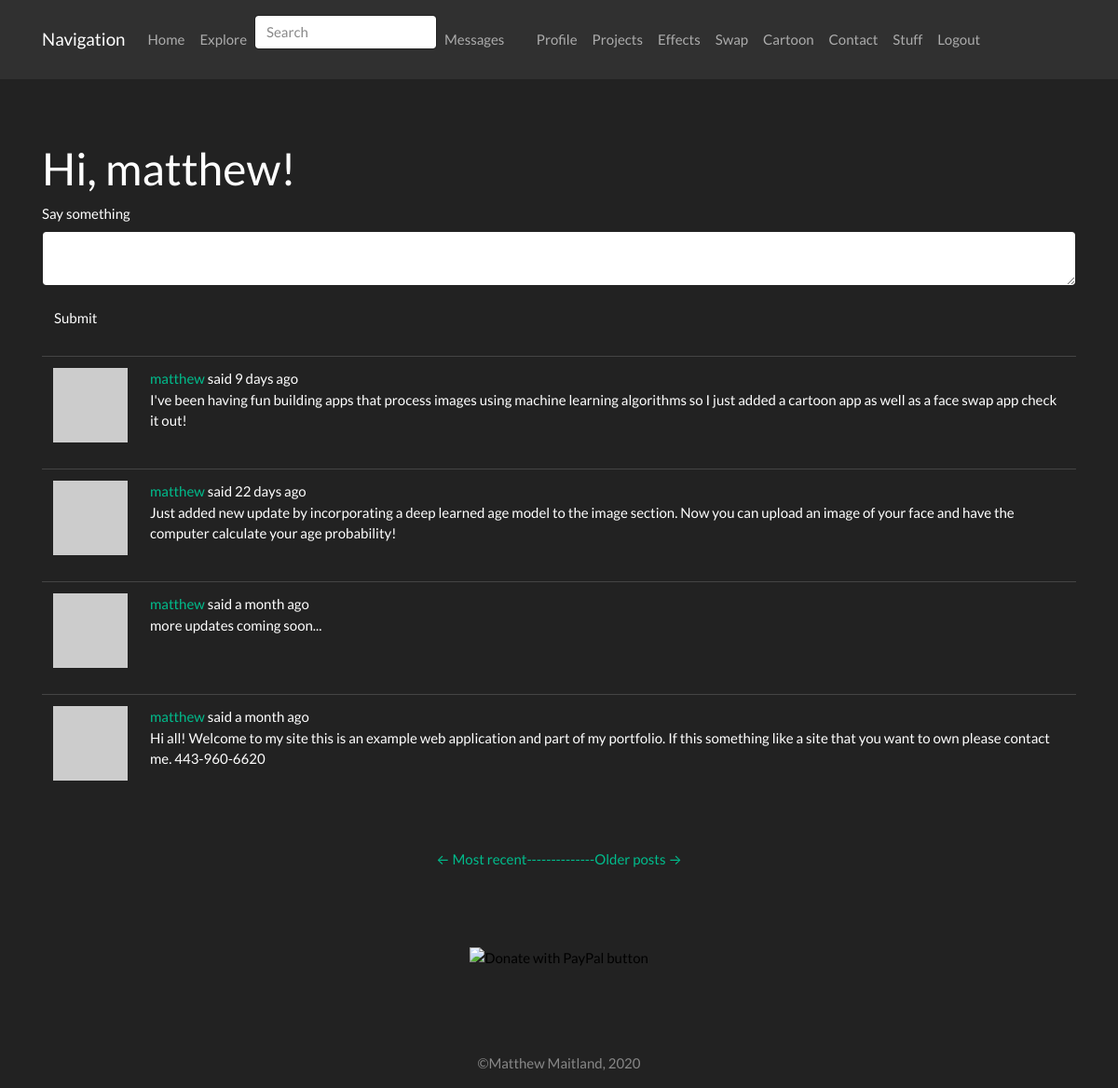
The page /index (signed in) on the database as committed earlier.
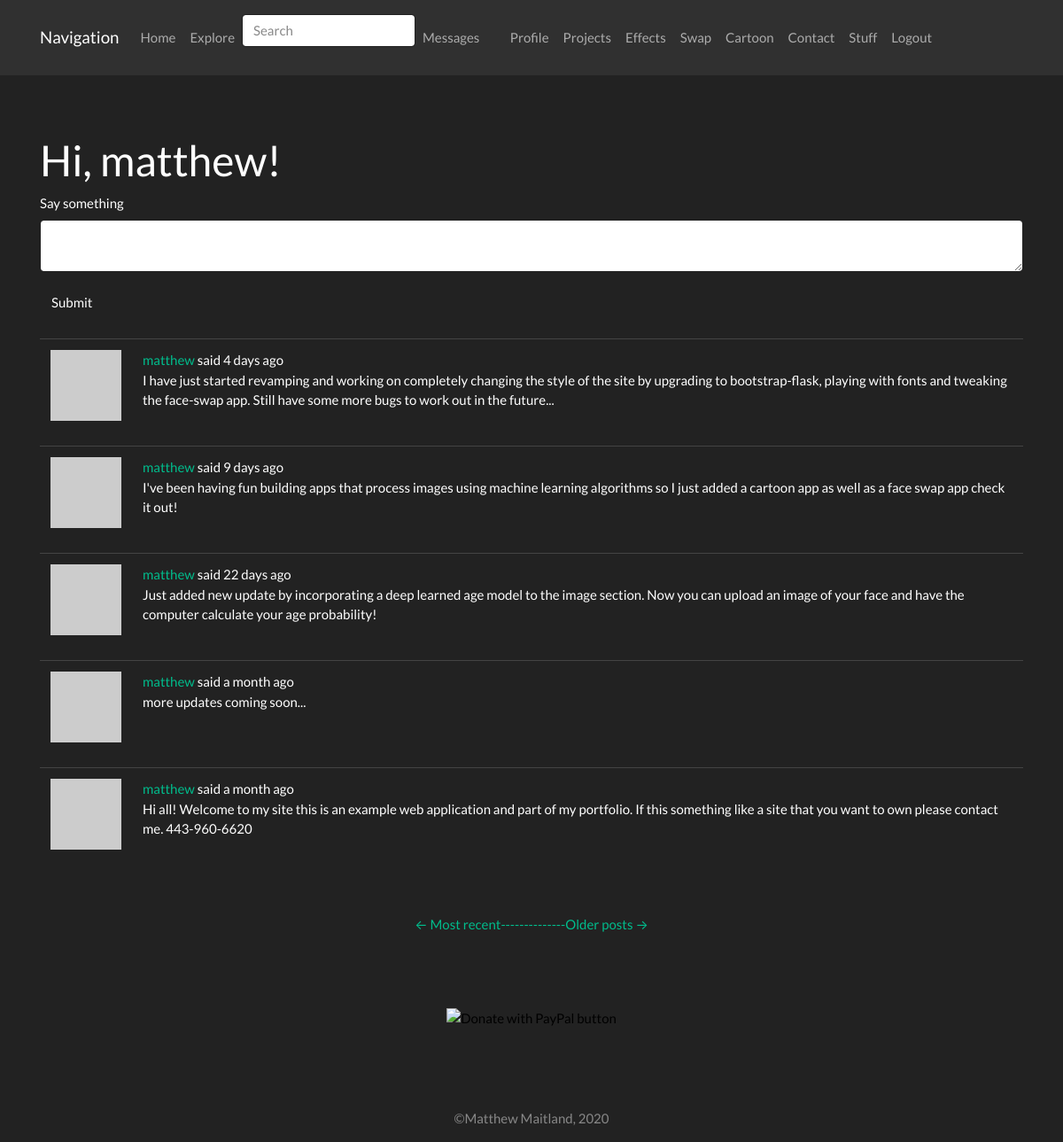
The same page on the database as committed later.
### app/models.py (models this page shows, shortened)
class SearchableMixin(object):
    @classmethod
    def before_commit(cls, session):
        session._changes = {
            'add': list(session.new),
            'update': list(session.dirty),
            'delete': list(session.deleted)
        }
    @classmethod
    def after_commit(cls, session):
        for obj in session._changes['add']:
            if isinstance(obj, SearchableMixin):
                add_to_index(obj.__tablename__, obj)
        for obj in session._changes['update']:
            if isinstance(obj, SearchableMixin):
                add_to_index(obj.__tablename__, obj)
        for obj in session._changes['delete']:
            if isinstance(obj, SearchableMixin):
                remove_from_index(obj.__tablename__, obj)
        session._changes = None

class Post(SearchableMixin, db.Model):
    __searchable__ = ['body']
    id = db.Column(db.Integer, primary_key=True)
    body = db.Column(db.String(140))
    timestamp = db.Column(db.DateTime, index=True, default=datetime.utcnow)
    user_id = db.Column(db.Integer, db.ForeignKey('user.id'))
    language = db.Column(db.String(5))

### app/main/views.py (the view, shortened to what this page needs)
@bp.route('/', methods=['GET', 'POST'])
@bp.route('/index', methods=['GET', 'POST'])
@login_required
def index():
    form = PostForm()
    page = request.args.get('page', 1, type=int)
    posts = current_user.followed_posts().paginate(
        page, current_app.config['POSTS_PER_PAGE'], False)
    next_url = url_for('main.index', page=posts.next_num) \
        if posts.has_next else None
    prev_url = url_for('main.index', page=posts.prev_num) \
        if posts.has_prev else None
    return render_template('index.html', title=_('Home'), form=form,
                           posts=posts.items, next_url=next_url,
                           prev_url=prev_url)

### app/main/forms.py
class SearchForm(FlaskForm):
    q = StringField(_l('Search'), validators=[DataRequired()])
    def __init__(self, *args, **kwargs):
        if 'formdata' not in kwargs:
            kwargs['formdata'] = request.args
        if 'csrf_enabled' not in kwargs:
            kwargs['csrf_enabled'] = False
        super(SearchForm, self).__init__(*args, **kwargs)

class PostForm(FlaskForm):
    post = TextAreaField(_l('Say something'), validators=[DataRequired()])
    submit = SubmitField(_l('Submit'))

### app/main/views.py (called while the page is built)
@bp.before_app_request
def before_request():
    if current_user.is_authenticated:
        current_user.last_seen = datetime.utcnow()
        db.session.commit()
        g.search_form = SearchForm()
    g.locale = str(get_locale())

### app/models.py (called while the page is built)
@login.user_loader
def load_user(id):
    return User.query.get(int(id))

    def avatar(self, size):
        digest = md5(self.email.lower().encode('utf-8')).hexdigest()
        return 'https://www.gravatar.com/avatar/{}?d=identicon&s={}'.format(
            digest, size)

    def get_tasks_in_progress(self):
        return Task.query.filter_by(user=self, complete=False).all()

### app/templates/index.html (shortened to what this page needs)
{% extends "base.html" %}
{% import 'bootstrap/wtf.html' as wtf %}
{% block app_content %}
    <h1>{{ _("Hi, %(username)s!", username=current_user.username) }}</h1>
    {% if form %}
    {{ wtf.quick_form(form) }}
    <br>
    {% endif %}
    {% for post in posts %}
        {% include '_post.html' %}
    {% endfor %}
    <nav aria-label="...">
        <ul class="pagination justify-content-center">
            <li class="previous{% if not prev_url %} disabled{% endif %}">
                <a href="{{ prev_url or '#' }}">
                    <span aria-hidden="true">&larr;</span> {{ _('Most recent-------') }}
                </a>
            </li>
            <li class="next{% if not next_url %} disabled{% endif %}">
                <a href="{{ next_url or '#' }}">
                    {{ _('-------Older posts') }} <span aria-hidden="true">&rarr;</span>
                </a>
            </li>
        </ul>
    </nav>
    <form action="https://www.paypal.com/cgi-bin/webscr" method="post" target="_top">
        <input style="display: block; margin: 0 auto;" type="image" src="https://www.paypalobjects.com/en_US/i/btn/btn_donate_SM.gif" border="0" name="submit" title="PayPal - The safer, easier way to pay online!" alt="Donate with PayPal button" />
        </form>
{% endblock %}

### app/templates/_post.html (shortened to what this page needs)
    <table class="table table-hover">
        <tr>
            <td width="70px">
                <a href="{{ url_for('main.user', username=post.author.username) }}">
                    <img src="{{ post.author.avatar(70) }}" />
                </a>
            </td>
            <td>
                {{ _('%(username)s said %(when)s',
                    username=user_link, when=moment(post.timestamp).fromNow()) }}
                <br>
                <span id="post{{ post.id }}">{{ post.body }}</span>
            </td>
        </tr>
    </table>

Rows that differ between the two databases and show on the page:
added Post: body "I have just started revamping and working on completely changing the style of the site by upgrading to bootstrap-flask, playing with fonts and tweaking the face-swap app. Still have some more bugs to work out in the future..."
